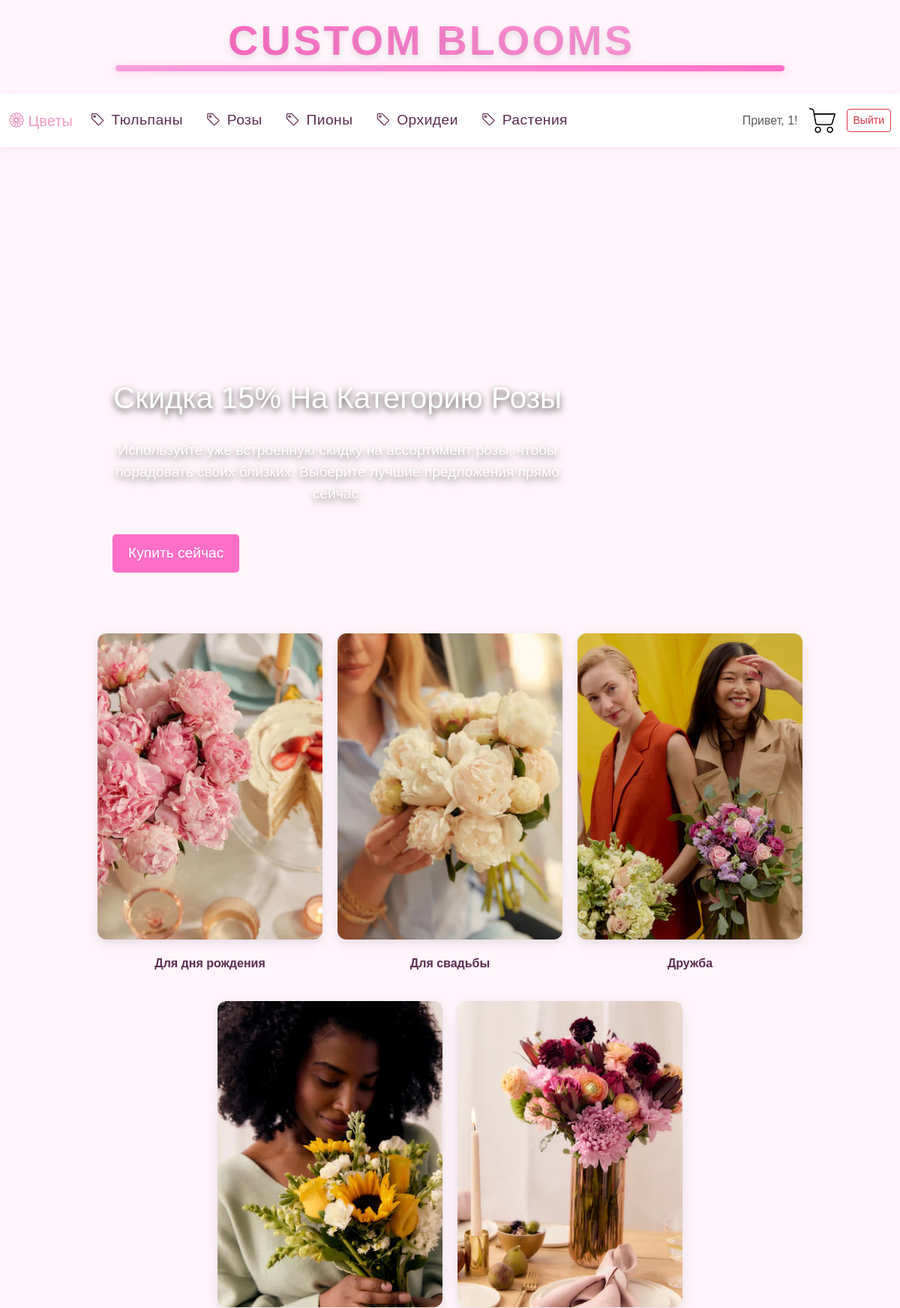
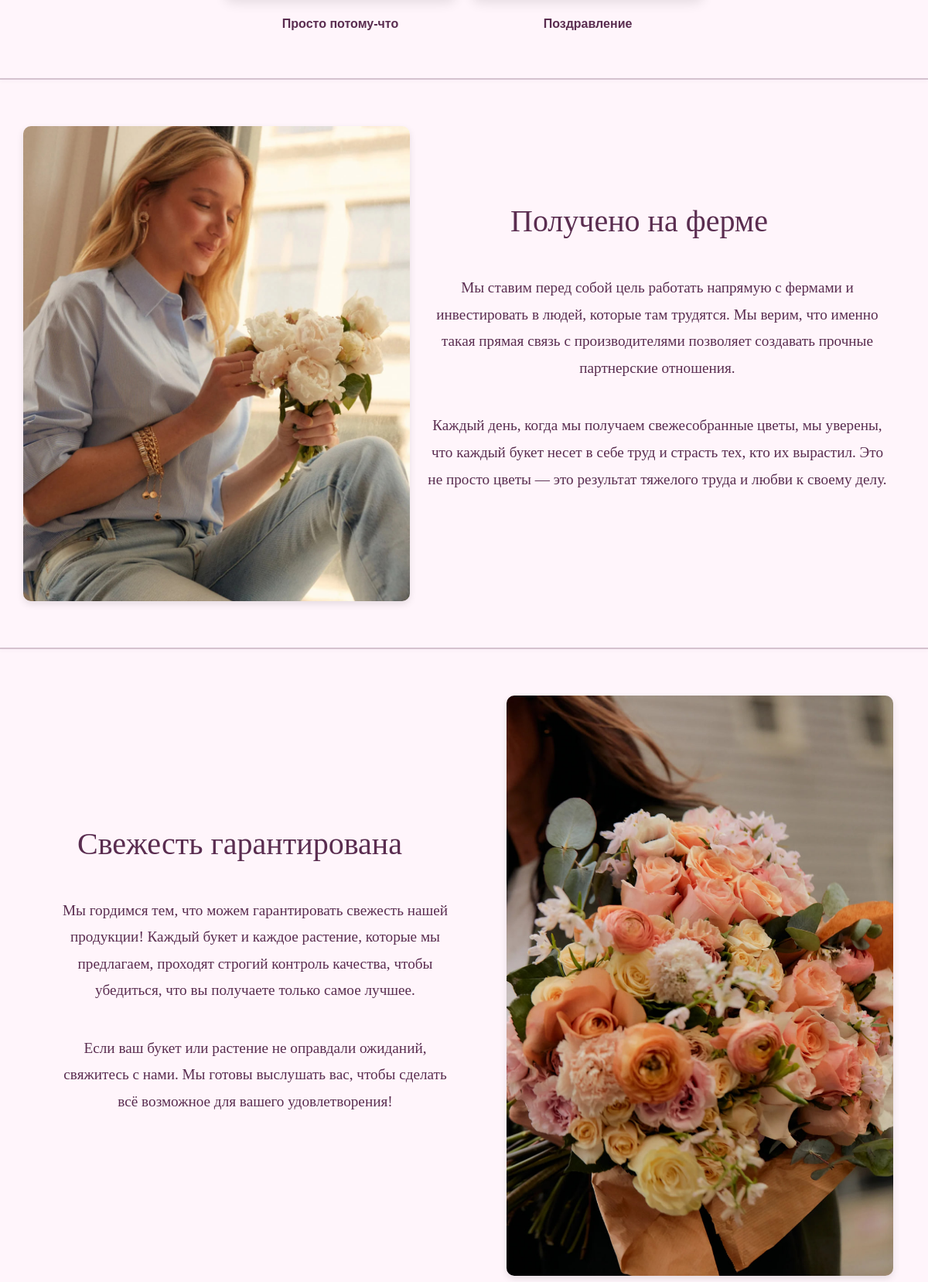
/ (signed in, upper part), run on the app's committed database (2 pictures, top to bottom).
### blog/models.py (models this page shows, shortened)
class Category(models.Model):
    title = models.CharField(
        verbose_name='название',
        max_length=255,
    )
    description = models.TextField(
        verbose_name='описание',
        max_length=500,
    )
    slug = models.SlugField(
        unique=True,
        verbose_name='URL-адрес',
        max_length=255,
        blank=True,
        null=True,
    )
    class Meta:
        verbose_name = 'категория'
        verbose_name_plural = 'категории'

### blog/views.py (the view)
# urls.py: path('', index, name='index'),
def index(request):
    categories = Category.objects.all()
    flowers = Flowers.objects.all()[:6]
    context = {
        'categories': categories,
        'flowers': flowers,
    }
    return render(request, 'blog/index.html', context)

### templates/blog/index.html (shortened to what this page needs)
{% load static %}
<!DOCTYPE html>
<html lang="ru">
<head>
    <link href="https://cdn.jsdelivr.net/npm/bootstrap@5.3.3/dist/css/bootstrap.min.css" rel="stylesheet">
    <link rel="stylesheet" href="{% static 'blog/css/styles.css' %}">
    <link rel="stylesheet" href="https://cdn.jsdelivr.net/npm/bootstrap-icons@1.11.1/font/bootstrap-icons.css">
</head>
<body>
    <header class="px-3" style="background-color: var(--bg-color);">
        <div class="container text-center position-relative">
            <a href="{% url 'index' %}" class="text-decoration-none">
                <h1 class="m-0 site-title">CUSTOM BLOOMS</h1>
            </a>
            <div class="header-line"></div>
        </div>
    </header>
    <nav class="navbar navbar-expand-lg navbar-light">
        <div class="container-fluid">
            <a class="navbar-brand" href="#" style="color:rgb(240, 155, 198);">
                <i class="bi bi-flower1"></i> Цветы
            </a>
            <div class="collapse navbar-collapse" id="navbarNav">
                <ul class="navbar-nav me-auto d-flex flex-row">
                    {% for cat in categories %}
                    <li class="nav-item">
                        <a class="nav-link category-link" href="{% url 'category_detail' cat.slug %}">
                            <i class="bi bi-tag"></i> {{ cat.title }}
                        </a>
                    </li>
                    {% endfor %}
                </ul>
                <div class="ms-auto d-flex align-items-center gap">
                    {% if user.is_authenticated %}
                        <span class="navbar-text">Привет, {{ user.username }}!</span>
                        <a href="{% url 'basket' %}">
                            <img src="{% static 'blog/decor_images/k.png' %}" class="icon" alt="Корзина">
                        </a>
                        <a href="{% url 'logout' %}" class="btn btn-sm btn-outline-danger">Выйти</a>
                    {% else %}
                        <a href="{% url 'login' %}" class="btn btn-sm btn-custom">Авторизоваться</a>
                    {% endif %}
                </div>
            </div>
        </div>
    </nav>
    <main class="container-fluid my-5 p-0">
        {% if request.resolver_match.url_name == "index" %}
        <section class="video-section" style="position: relative; width: 100%; height: auto; margin-top: -50px; overflow: hidden;">
            <video autoplay loop muted playsinline style="width: 100%; max-width: 100vw; height: 50%; object-fit: cover; display: block;">
                <source src="{% static 'video/main.mp4' %}" type="video/mp4">
            </video>
            <div style="position: absolute; top: 50%; left: 150px; color: white; font-family: 'Georgia', sans-serif; z-index: 10; max-width: 600px;">
                <p style="font-size: 2.5rem; margin: 0 0 20px 0; text-shadow: 0px 4px 10px rgba(0, 0, 0, 0.7);">
                    Скидка 15% На Категорию Розы
                </p>
                <p style="font-size: 1.2rem; margin: 0 0 20px 0; text-shadow: 0px 4px 10px rgba(0, 0, 0, 0.5); line-height: 1.5;">
                    Используйте уже встроенную скидку на ассортимент розы, чтобы порадовать своих близких. Выберите лучшие предложения прямо сейчас.
                </p>
                <a href="{% url 'category_detail' 'rose' %}"
                   class="btn"
                   style="margin-top: 20px; padding: 10px 20px; font-size: 1.2rem; background-color: #FF6EC7; color: white; text-decoration: none; border-radius: 5px;">
                    Купить сейчас
                </a>
            </div>
        </section>
        <section class="categories-row" style="margin-top: 50px; text-align: center;">
            <div class="image-row" style="display: flex; justify-content: center; gap: -20px; flex-wrap: wrap;">
                <div class="category-card" style="text-align: center; width: 300px;">
                    <a href="{% url 'category_detail' 'category_slug_1' %}" class="category-image-link"
                       style="display: block; width: 300px; height: 408px; overflow: hidden; border-radius: 12px; box-shadow: 0 5px 15px rgba(0, 0, 0, 0.1); transition: transform 0.3s ease;">
                        <img src="{% static 'images/uploads/37.jpg' %}" alt="Категория 1"
                             style="width: 100%; height: 100%; object-fit: cover;">
                    </a>
                    <p style="font-family: 'Georgia', sans-serif; font-size: 1rem; margin-top: 18px; font-weight: bold;">
                        Для дня рождения
                    </p>
                </div>
                <div class="category-card" style="text-align: center; width: 300px;">
                    <a href="{% url 'category_detail' 'category_slug_2' %}" class="category-image-link"
                       style="display: block; width: 300px; height: 408px; overflow: hidden; border-radius: 12px; box-shadow: 0 5px 15px rgba(0, 0, 0, 0.1); transition: transform 0.3s ease;">
                        <img src="{% static 'images/uploads/38.jpg' %}" alt="Категория 2"
                             style="width: 100%; height: 100%; object-fit: cover;">
                    </a>
                    <p style="font-family: 'Georgia', sans-serif; font-size: 1rem; margin-top: 18px; font-weight: bold;">
                        Для свадьбы
                    </p>
                </div>
                <div class="category-card" style="text-align: center; width: 300px;">
                    <a href="{% url 'category_detail' 'category_slug_3' %}" class="category-image-link"
                       style="display: block; width: 300px; height: 408px; overflow: hidden; border-radius: 12px; box-shadow: 0 5px 15px rgba(0, 0, 0, 0.1); transition: transform 0.3s ease;">
                        <img src="{% static 'images/uploads/39.jpg' %}" alt="Категория 3"
                             style="width: 100%; height: 100%; object-fit: cover;">
                    </a>
                    <p style="font-family: 'Georgia', sans-serif; font-size: 1rem; margin-top: 18px; font-weight: bold;">
                        Дружба
                    </p>
                </div>
                <div class="category-card" style="text-align: center; width: 300px;">
                    <a href="{% url 'category_detail' 'category_slug_4' %}" class="category-image-link"
                       style="display: block; width: 300px; height: 408px; overflow: hidden; border-radius: 12px; box-shadow: 0 5px 15px rgba(0, 0, 0, 0.1); transition: transform 0.3s ease;">
                        <img src="{% static 'images/uploads/40.jpg' %}" alt="Категория 4"
                             style="width: 100%; height: 100%; object-fit: cover;">
                    </a>
                    <p style="font-family: 'Georgia', sans-serif; font-size: 1rem; margin-top: 18px; font-weight: bold;">
                        Просто потому-что
                    </p>
                </div>
                <div class="category-card" style="text-align: center; width: 300px;">
                    <a href="{% url 'category_detail' 'category_slug_5' %}" class="category-image-link"
                       style="display: block; width: 300px; height: 408px; overflow: hidden; border-radius: 12px; box-shadow: 0 5px 15px rgba(0, 0, 0, 0.1); transition: transform 0.3s ease;">
                        <img src="{% static 'images/uploads/41.jpg' %}" alt="Категория 5"
                             style="width: 100%; height: 100%; object-fit: cover;">
                    </a>
                    <p style="font-family: 'Georgia', sans-serif; font-size: 1rem; margin-top: 18px; font-weight: bold;">
                        Поздравление
                    </p>
                </div>
            </div>
        </section>
    <hr class="divider">
    <div class="row align-items-center" style="margin: 30px 0;">
        <div class="col-md-6 d-flex justify-content-center">
            <img src="{% static 'images/uploads/45.jpg' %}" alt="Описание изображения"
                style="width: 100%; max-width: 500px; height: auto; object-fit: cover; border-radius: 10px; box-shadow: 0 4px 10px rgba(0,0,0,0.1); margin-right: 40px;">
        </div>
        <div class="col-md-6" style="max-width: 650px; margin: 0 auto; text-align: justify; padding: 50px;">
            <h2 style="font-family: 'Georgia', serif; font-size: 2.5rem; color: var(--text-color); margin-bottom: 45px; margin-left: 10px;">Получено на ферме</h2>
            <p style="font-family: 'Georgia', serif; font-size: 1.2rem; line-height: 1.8; color: var(--text-color); margin-bottom: 40px; margin-left: -100px;">
                Мы ставим перед собой цель работать напрямую с фермами и инвестировать в людей, которые там трудятся. Мы верим, что именно такая прямая связь с производителями позволяет создавать прочные партнерские отношения.
            </p>
            <p style="font-family: 'Georgia', serif; font-size: 1.2rem; line-height: 1.8; color: var(--text-color); margin-bottom: 40px; margin-left: -100px;">
                Каждый день, когда мы получаем свежесобранные цветы, мы уверены, что каждый букет несет в себе труд и страсть тех, кто их вырастил. Это не просто цветы — это результат тяжелого труда и любви к своему делу.
            </p>
        </div>
    </div>
    <hr class="divider">
    <div class="row align-items-center flex-row-reverse" style="margin: 30px 0;">
        <div class="col-md-6 d-flex justify-content-center">
            <img src="{% static 'images/uploads/46.jpg' %}" alt="Описание изображения"
                style="width: 100%; max-width: 500px; height: auto; object-fit: cover; border-radius: 10px; box-shadow: 0 4px 10px rgba(0,0,0,0.1); margin-left: 10px;">
        </div>
        <div class="col-md-6" style="max-width: 600px; margin: 0 auto; text-align: justify; padding: 20px;">
            <h2 style="font-family: 'Georgia', serif; font-size: 2.5rem; color: var(--text-color); margin-bottom: 45px; margin-left: 80px;">Свежесть гарантирована</h2>
            <p style="font-family: 'Georgia', serif; font-size: 1.2rem; line-height: 1.8; color: var(--text-color); margin-bottom: 40px; margin-left: 60px;">
                Мы гордимся тем, что можем гарантировать свежесть нашей продукции! Каждый букет и каждое растение, которые мы предлагаем, проходят строгий контроль качества, чтобы убедиться, что вы получаете только самое лучшее.
            </p>
            <p style="font-family: 'Georgia', serif; font-size: 1.2rem; line-height: 1.8; color: var(--text-color); margin-bottom: 40px; margin-left: 60px;">
                Если ваш букет или растение не оправдали ожиданий, свяжитесь с нами. Мы готовы выслушать вас, чтобы сделать всё возможное для вашего удовлетворения!
            </p>
        </div>
    </div>
        {% endif %}
</body>
</html>

### static/blog/css/styles.css (style rules this page uses)
body { font-family: 'Georgia', serif; color: var(--text-color); }
.site-title { font-family: 'Georgia', serif; }
.image-row { display: flex; justify-content: space-between; gap: 20px; }
.category-card p { margin-top: 18px; font-family: 'Georgia', serif; font-size: 1rem; }

### templates/blog/index.html (style rules this page uses)
:root { --main-color: #FF9FDF; --hover-color: #FF6EC7; --bg-color: #FFF5FB; --text-color: #5A2D50; }
.category-link { text-decoration: none; color: inherit; display: flex; align-items: center; gap: 8px; }
.site-title { font-family: 'Georgia', sans-serif; font-weight: 700; font-size: 3.5rem; letter-spacing: 3px; background: linear-gradient(45deg, #FF6EC7, #FF9FDF); -webkit-background-clip: text; background-clip: text; color: transparent; text-shadow: 0 4px 8px rgba(0,0,0,0.1); position: relative; display: inline-block; padding-right: 50px; margin-bottom: 10px; }
.navbar-nav { flex-wrap: nowrap; }
.nav-item { margin-right: 15px; }
.navbar-text { font-weight: bold; }
body { font-family: 'Georgia', sans-serif; background-color: var(--bg-color); color: var(--text-color); padding-top: 20px; }
.header-line { height: 8px; background: linear-gradient(90deg, #FF9FDF, #FF6EC7); margin: 0 auto 30px; width: 80%; border-radius: 4px; box-shadow: 0 2px 10px rgba(255, 110, 199, 0.3); }
.navbar { background-color: white !important; box-shadow: 0 2px 10px rgba(255, 159, 223, 0.2); padding: 13px 0; }
.nav-link { color: var(--text-color) !important; font-weight: lighter; font-size: 1.2rem; letter-spacing: 0.5px; }
.icon { width: 35px; height: 35px; }
.ms-auto { margin-left: auto; }
.gap { gap: 15px; }
.navbar-text { font-weight: 500; }
.btn-outline-danger { color: #dc3545; border-color: #dc3545; }
.image-row { display: flex; justify-content: center; gap: 15px; flex-wrap: wrap; }
.category-card p { margin-top: 18px; font-family: 'Georgia', sans-serif; font-size: 1rem; }
.divider { border: 0; height: 2px; background-color: #5a2d50; margin: 40px 0; box-shadow: 0 2px 4px rgba(90, 45, 80, 0.2); }
.image-row { display: flex; flex-wrap: wrap; justify-content: center; gap: 15px; }
.image-row { display: flex; justify-content: space-between; gap: 20px; }
img { width: 100%; height: auto; object-fit: cover; }
h3, p { text-align: center; }
.col-md-6 { display: block; text-align: justify; max-width: 800px; margin: 0 auto; padding: 20px; }
p { line-height: 1.8; margin-bottom: 15px; }
.row { align-items: flex-start; }
h2 { margin-bottom: 20px; font-size: 3rem; text-align: justify; }
html, body { overflow-x: hidden; }

### data on the page
Category: title "Тюльпаны"
Category: title "Розы"
Category: title "Пионы"
Category: title "Орхидеи"
Category: title "Растения"

### other printed values
{{ user.username }} "1"
